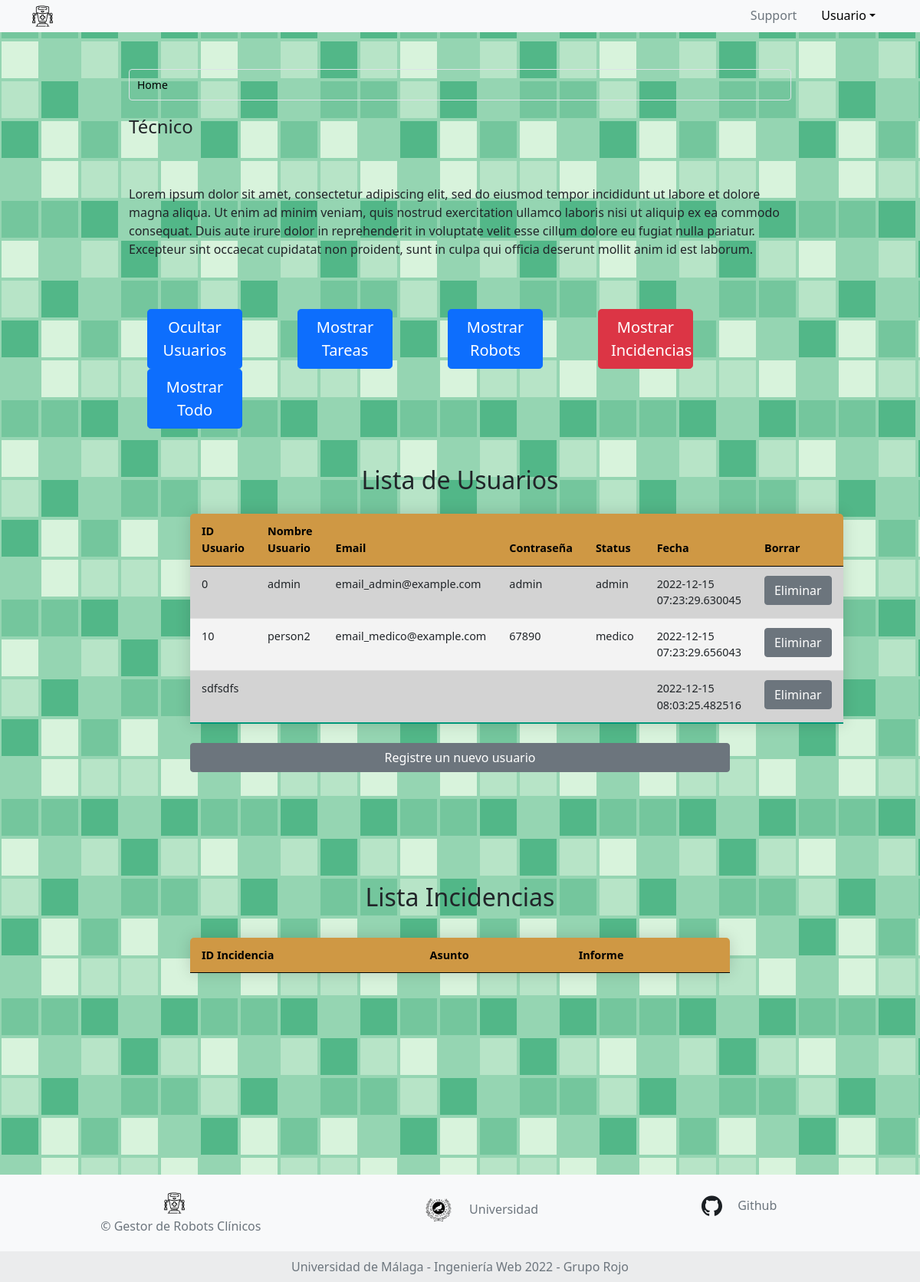
/admin, run on an earlier commit of the app's database.
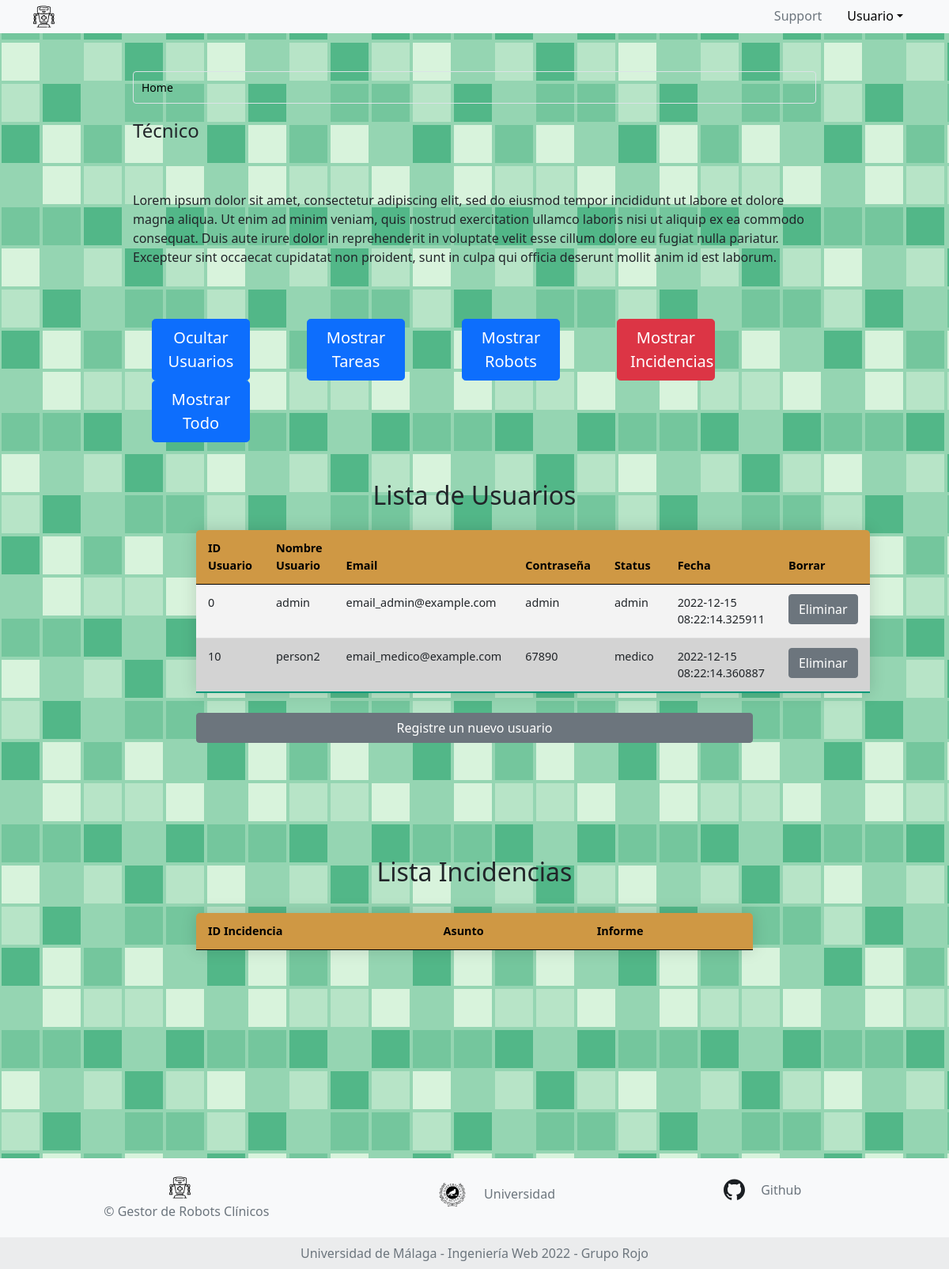
And on a later commit of the database.
### app.py (models this page shows, shortened)
class Users(db.Model):
    __tablename__ = 'Users'
    id = db.Column(db.String(10), primary_key=True)
    name = db.Column(db.String(150), nullable=False)
    email = db.Column(db.String(120), nullable=False, unique=True)
    password = db.Column(db.String(20), nullable=False)
    status = db.Column(db.String(20), nullable=False)
    date = db.Column(db.DateTime, default=datetime.utcnow)

### app.py (the view)
@app.route("/admin")
def admin():
    usuarios_db = db.session.query(Users).all()
    tareas_db = db.session.query(Tareas).all()
    robots_db = db.session.query(Robots).all()
    return render_template('template_tecnico.jinja', usuarios = usuarios_db, tareas = tareas_db, robots = robots_db)

### templates/template_tecnico.jinja (shortened to what this page needs)
{% extends 'base.jinja' %}
{% block content %}
<body class="bg">
  <div class="main-container row p-5 mx-0 justify-content-center align-self-center">
    <div class="row col-md-10 px-3">
      <nav aria-label="breadcrumb">
        <ol class="breadcrumb breadcrumb-custom">
          <li class="breadcrumb-item active" aria-current="page"><span>Home</span></li>
        </ol>
      </nav>
    </div>
    <div class="row col-md-10 px-3">
      <legend>Técnico</legend>
      <p class="padd">
        Lorem ipsum dolor sit amet, consectetur adipiscing elit, sed do eiusmod tempor incididunt ut
        labore et dolore magna aliqua. Ut enim ad minim veniam, quis nostrud exercitation ullamco laboris
        nisi ut aliquip ex ea commodo consequat. Duis aute irure dolor in reprehenderit in voluptate velit esse
        cillum dolore eu fugiat nulla pariatur. Excepteur sint occaecat cupidatat non proident, sunt in culpa qui
        officia deserunt mollit anim id est laborum.
      </p>
    </div>
    <div class="row col-md-10 px-3">
      <div class="col col-lg-2 mx-4">
        <button type="button" class="btn btn-primary btn-lg" id="show-user-div">Ocultar Usuarios</button>
      </div>
      <div class="col col-lg-2 mx-4">
        <button type="button" class="btn btn-primary btn-lg" id="show-task-div">Mostrar Tareas</button>
      </div>
      <div class="col col-lg-2 mx-4">
        <button type="button" class="btn btn-primary btn-lg" id="show-robot-div">Mostrar Robots</button>
      </div>
      <div class="col col-lg-2 mx-4">
        <button type="button" class="btn btn-danger btn-lg" id="show-incidencia-div">Mostrar Incidencias</button>
      </div>
      <div class="col col-lg-2 mx-4">
        <button type="button" class="btn btn-primary btn-lg" id="show-everything">Mostrar Todo</button>
      </div>
    </div>
    <fieldset class="text-black col-md-8 px-3 bot">
      <form method="GET" class="mt-5 row justify-content-center">
        <div class="row" id=user-div name="user-div">
          <table class="table table-hover table-sortable">
            <h2 class="text-center">Lista de Usuarios</h2>
            <thead>
              <tr>
                <th scope="col"> ID Usuario </th>
                <th scope="col"> Nombre Usuario</th>
                <th scope="col"> Email </th>
                <th scope="col"> Contraseña </th>
                <th scope="col"> Status </th>
                <th scope="col"> Fecha </th>
                <th scope="col"> Borrar </th>
              </tr>
            </thead>
            <tbody>
              {% for user in usuarios %}
              <tr>
                <td>{{user.id}}</td>
                <td>{{user.name}}</td>
                <td>{{user.email}}</td>
                <td>{{user.password}}</td>
                <td>{{user.status}}</td>
                <td>{{user.date}}</td>
                <td>
                  <a class="btn btn-secondary" href="/deleteUsuario/{{user.id}}">Eliminar</a>
                </td>
              </tr>
              {% endfor %}
            </tbody>
          </table>
          <a class="btn btn-secondary" href="/admin/formularioUsuarios">Registre un nuevo usuario</a>
        </div>
      </form>
      <form method="GET" class="mt-5 row justify-content-center">
        <div class="row" id=incidencia-div name="incidencia-div">
          <table class="table table-hover table-sortable">
            <h2 class="text-center">Lista Incidencias</h2>
            <thead>
              <tr>
                <th scope="col"> ID Incidencia </th>
                <th scope="col"> Asunto </th>
                <th scope="col"> Informe </th>
              </tr>
            </thead>
          </table>
        </div>
      </form>
    </fieldset>
  </div>
  <div class="bot"></div>
  {% endblock %}

What changed in the data, as far as the page shows it:
removed Users: id "sdfsdfs", date "2022-12-15 08:03:25.482516"
changed Users "admin": date "2022-12-15 07:23:29.630045" → "2022-12-15 08:22:14.325911"
changed Users "person2": date "2022-12-15 07:23:29.656043" → "2022-12-15 08:22:14.360887"
